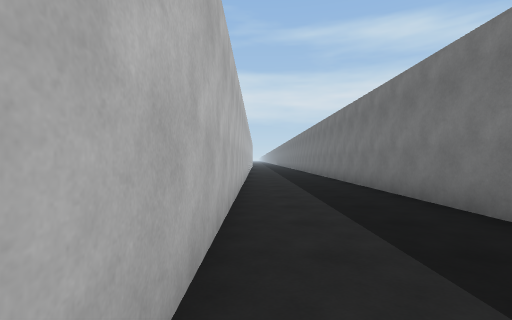
view 1 (above)

23 first-person views from a walk through a scene from a Unity 3-D project. The camera is 1.3 m above the floor, looks level and sees 85° across. The floor is counted in squares, 2 m on a side. Each view is taken from the middle of a square. On the plan, view 1 faces up. The plan holds only what a view shows up to about 9 squares ahead; the rest is blank. The place goes on beyond the plan. The player character is not drawn.

view 2
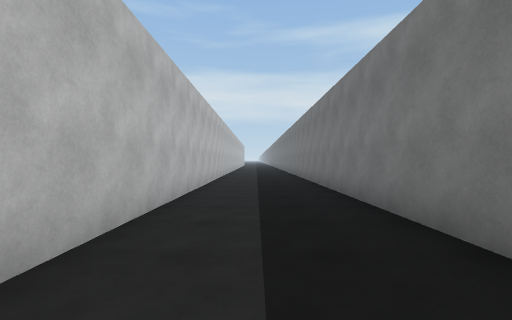

view 3
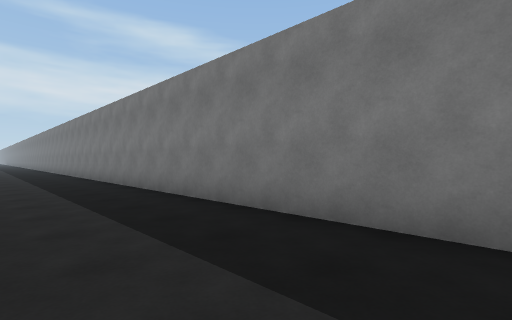

view 4
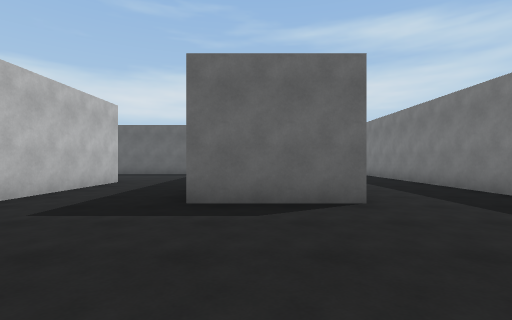

view 5
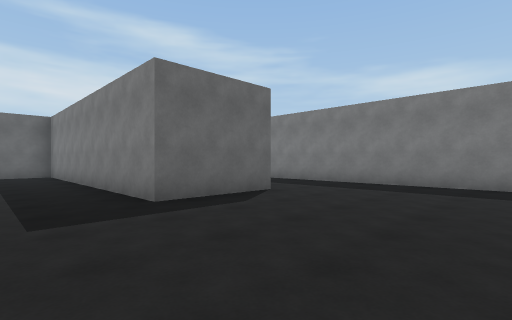

view 6
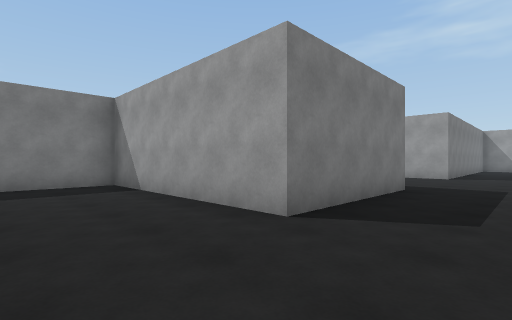

view 7
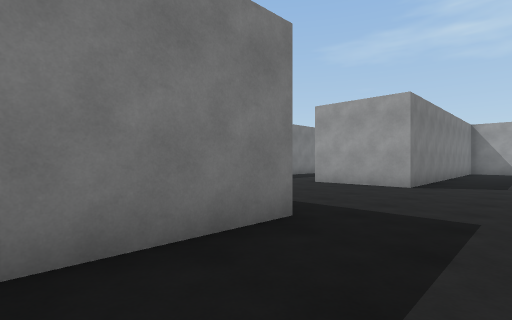

view 8
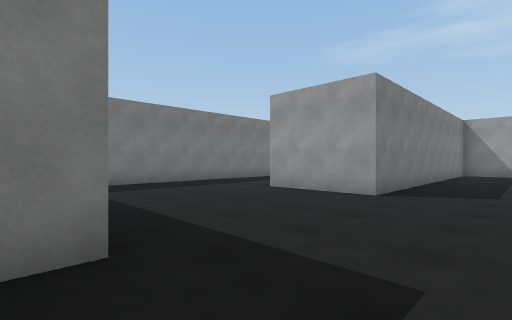

view 9
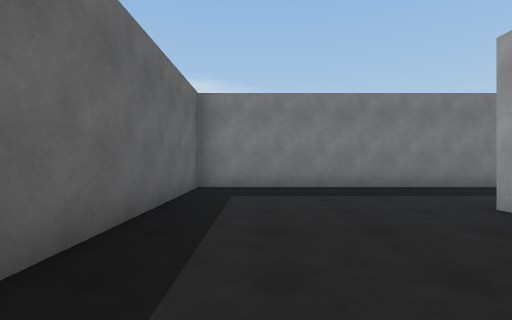

view 10
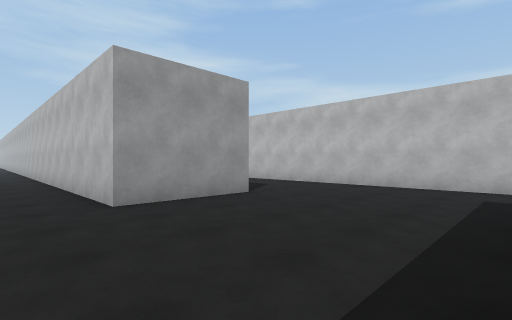

view 11
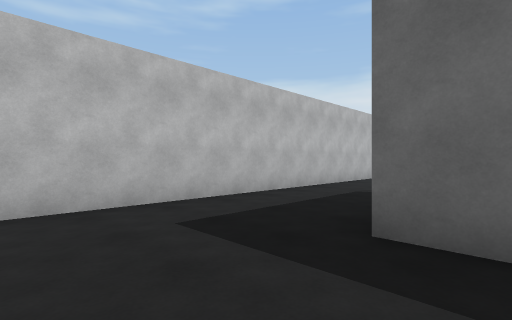

view 12
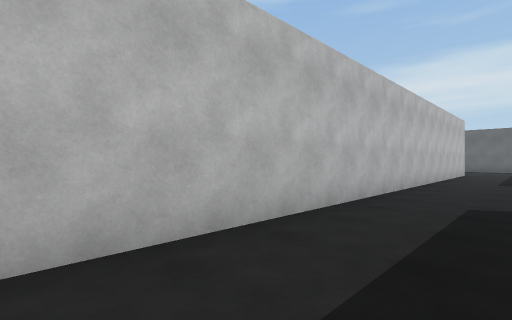

view 13
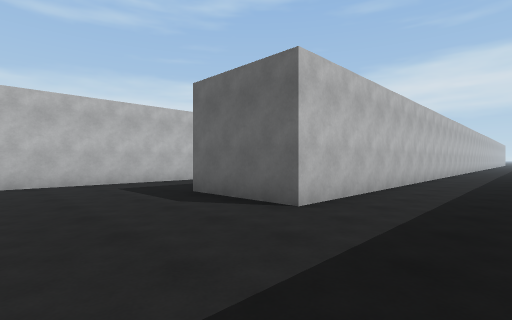

view 14
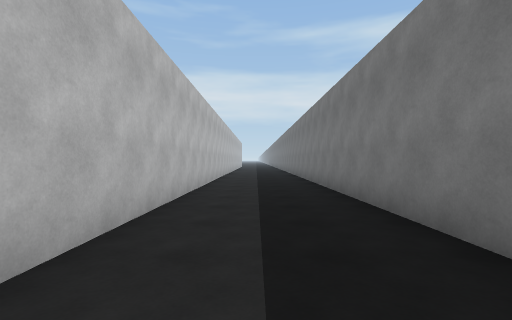

view 15
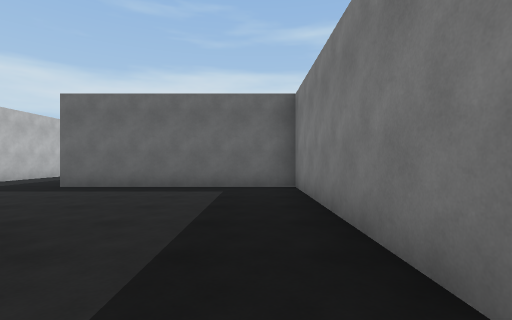

view 16
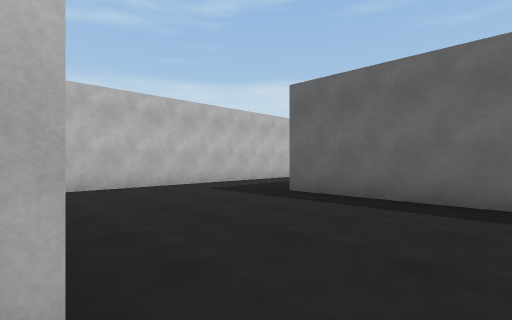

view 17
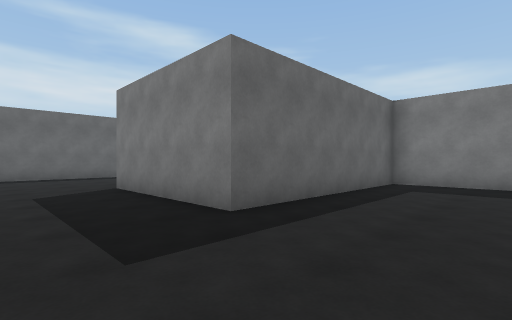

view 18
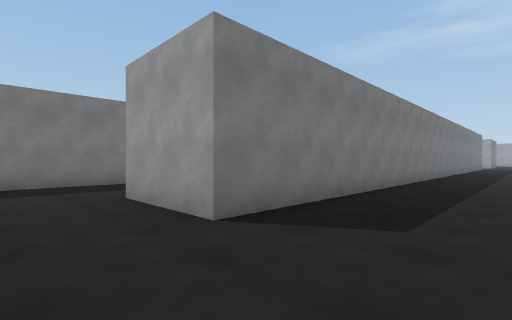

view 19
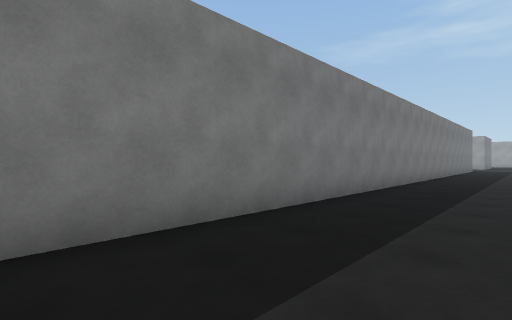

view 20
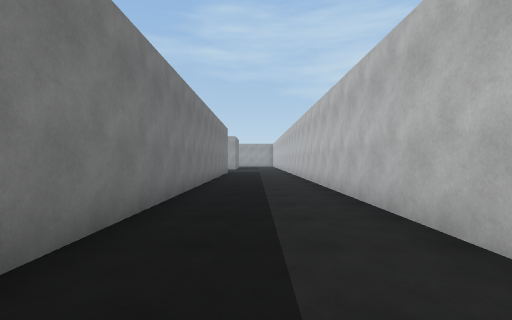

view 21
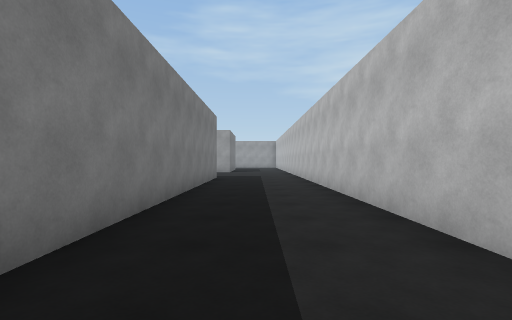

view 22
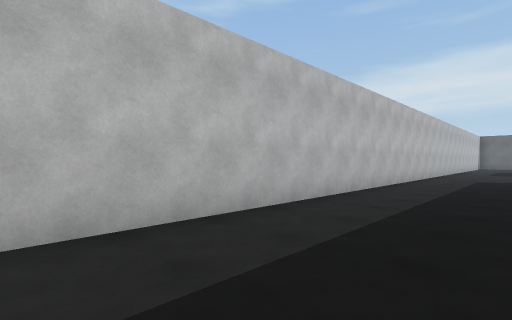

view 23
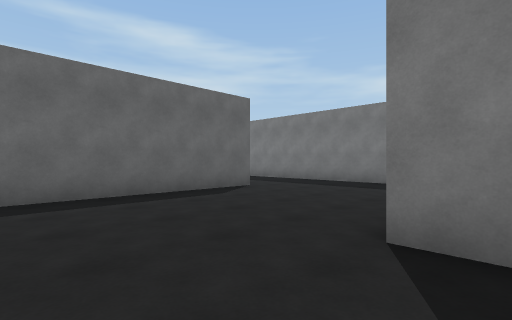

### Floor plan
Points are (right, up) in squares from view 1. A wall is a line through its corners. A room is listed if a view was taken in it or the views show most of it. See-through windows are left out.
Room 1 (views 1, 2, 3, 4, 6, 13, 14, 15, 16)
walls: (-6.1, -4.8) (-6.1, -12.6); (-3, -13.5) (2.7, -13.5) (2.7, 11.5); (-0.3, 11.5) (-0.3, -8.8) (-3, -8.8) (-3, -4.6)
ways out: opening at (-4.5, -13.5) to room 2; opening at (-4.5, -4) to room 3
Room 2 (views 5, 7, 8, 9, 10, 11, 12)
walls: (-3, -25.5) (-3, -22.2) (-0.3, -22.2) (-0.3, -25.5); (2.7, -24.8) (2.7, -17.6) (-3, -17.6) (-3, -13.5); (-6.1, -12.6) (-6.1, -23.8)
ways out: opening at (-4.5, -13.5) to room 1
Room 3 (views 17, 18, 19, 20, 21, 22, 23)
walls: (-11.7, -6) (-11.7, -25); (-3, -4.6) (-3, -0.3) (-8.7, -0.3) (-8.7, 3.9); (-11.7, 2) (-11.7, -3.8); (-3, 5.9) (-3, 7.9); (-5.9, 8.2) (-10.9, 8.2); (-8.6, -24.9) (-8.6, -4.8) (-6.1, -4.8)
ways out: opening at (-4.5, -4) to room 1

Positions as (right, up) in squares from view 1, and headings:
1: (0, 0), facing up
2: (1, -3), facing up
3: (0, -8), facing up-right
4: (-2, -13), facing up
5: (-5, -13), facing up-right
6: (-5, -11), facing down-right
7: (-5, -15), facing down-right
8: (-5, -17), facing down-right
9: (-4, -19), facing right
10: (1, -18), facing down-left
11: (-2, -20), facing up-left
12: (-4, -19), facing up-left
13: (2, -12), facing up-left
14: (1, 3), facing up
15: (-4, -7), facing up
16: (-5, -5), facing up-left
17: (-11, -3), facing up-right
18: (-11, -3), facing down-right
19: (-11, -7), facing down-right
20: (-10, -12), facing down
21: (-10, -16), facing down
22: (-9, -16), facing up-left
23: (-11, 3), facing up-right
